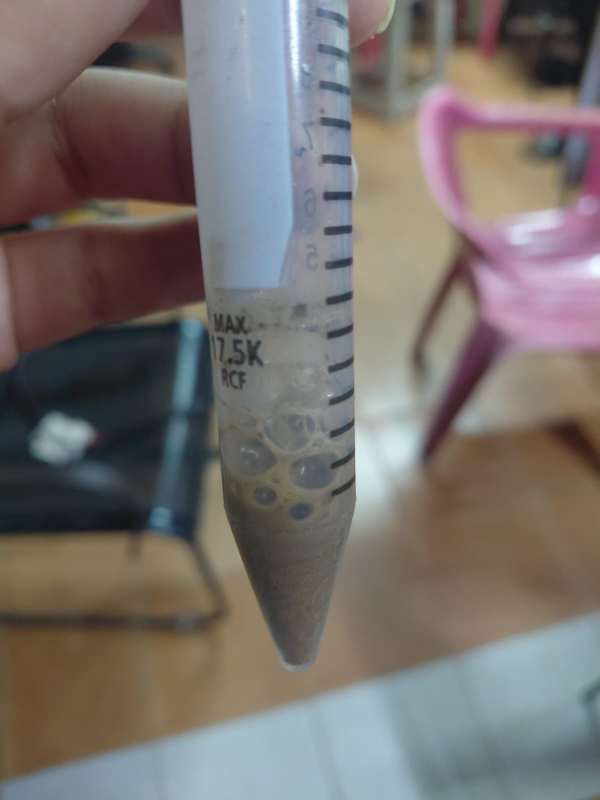
//> input picture mpu/detection/h202_test/image.jpeg, 1200 x 1600 px (shown at 1/2 size)
$ ./bubble_detect image.jpeg   (built with g++ and OpenCV 4)
//> lines starting //> are read from the running program, lines starting //| are printed output that depends on the picture; after the words box and inside, x2 and y2 are one past the last pixel; in counts of white or black regions, pixels touching at a corner belong together
// bubble_detect.cpp
// Standalone bubble detector for peroxide tests on soil samples in clear test tubes.
// Works on a SINGLE image. Printed text / scale ticks on the tube are detected and ignored.
//
// Build:
//   g++ -O2 -std=c++17 bubble_detect.cpp -o bubble_detect $(pkg-config --cflags --libs opencv4)
//
// Usage:
//   ./bubble_detect image.jpg [more.jpg ...] [options]
//
// Options:
//   --roi x,y,w,h     Region of interest in original image pixels. Put it INSIDE the tube walls,
//                     from the liquid surface down to just above the soil.
//   --select          Choose the ROI with the mouse on the first image (needs a display).
//   --out dir         Folder for overlay images (default: bubble_out)
//   --zoom F          Overlay magnification (default 1.0)
//   --contrast F      Minimum bubble contrast (default 1.2). Lower = more bubbles, more false hits.
//   --min-r N         Smallest bubble radius in px (default 8)
//   --max-r N         Largest bubble radius in px (default 65)
//   --mark-dark N     Gray level below which thin strokes count as printed marks (default 85).
//                     0 disables mark removal.
//   --mark-k N        Stroke-width kernel for marks (default 17). Raise if your camera resolution
//                     is higher and the tick marks are thicker than ~15 px.
//   --json            One JSON object per image instead of a text line
//   --show            Show the overlay window (needs a display)
//
// How it works:
//   1. Thin dark strokes (text, ticks) are found with a black-hat filter and inpainted away.
//   2. A "bubble-ness" map is built: bubble interiors are darker and bluer (less yellow) than the
//      surrounding film. Local lighting trends are subtracted.
//   3. A multi-scale Laplacian-of-Gaussian finds round blobs of any size, including overlapping ones.
//   4. Each candidate is validated with 36 rays: a real bubble has a closed boundary at a consistent
//      radius all around it. Tube walls, smudges and inpainted marks fail this test.
//   5. Overlaps are resolved, coverage and a fizz score are computed.
//
// Overlay: green circles = bubbles, blue tint = printed marks that were ignored.

#include <opencv2/opencv.hpp>

#include <algorithm>
#include <cmath>
#include <cstdio>
#include <filesystem>
#include <iostream>
#include <sstream>
#include <string>
#include <vector>

namespace fs = std::filesystem;
using namespace cv;
using namespace std;

// =============================================================================
//                           DETECTOR (reusable part)
// =============================================================================

struct Config {
    int    maxWorkH     = 700;    // ROI taller than this is shrunk to it (never enlarged)
    double minR         = 8.0;    // bubble radius limits, px in working image
    double maxR         = 65.0;
    double minContrast  = 1.2;    // inside-vs-surroundings contrast of the bubble-ness map
    double minSupport   = 0.70;   // fraction of rays that must find the bubble boundary
    double maxSpread    = 0.35;   // max relative spread of boundary radius (roundness)
    double maxMarkFrac  = 0.10;   // max fraction of a bubble allowed to overlap removed marks
    double logThresh    = 0.30;   // LoG response threshold for candidates

    int    markDark     = 85;     // printed marks: gray below this ...
    int    markBh       = 30;     // ... and black-hat response above this ...
    int    markKernel   = 17;     // ... with stroke width below about this
    int    markDilate   = 9;

    double coverageFull = 0.25;   // fraction of ROI covered that counts as "full"
    double countFull    = 15.0;   // bubble count that counts as "full"

    double zoom         = 1.0;    // overlay magnification
};

struct Bubble {
    float  x, y, r;               // in working-image pixels
    double contrast;
};

struct BubbleResult {
    vector<Bubble> bubbles;
    int    count    = 0;
    double coverage = 0.0;        // fraction of ROI covered by bubbles (0..1)
    double score    = 0.0;        // 0..1
    string label    = "NONE";     // NONE / WEAK / MODERATE / STRONG
    Mat    overlay;               // annotated ROI (BGR)
};

static double clamp01(double v) { return max(0.0, min(1.0, v)); }

static string labelFor(double score) {
    if (score < 0.15) return "NONE";
    if (score < 0.40) return "WEAK";
    if (score < 0.70) return "MODERATE";
    return "STRONG";
}

static inline float sampleBilinear(const Mat& m, float x, float y) {
    x = min(max(x, 0.f), (float)(m.cols - 1));
    y = min(max(y, 0.f), (float)(m.rows - 1));
    int x0 = (int)floor(x), y0 = (int)floor(y);
    int x1 = min(x0 + 1, m.cols - 1), y1 = min(y0 + 1, m.rows - 1);
    float fx = x - x0, fy = y - y0;
    float a = m.at<float>(y0, x0), b = m.at<float>(y0, x1);
    float c = m.at<float>(y1, x0), d = m.at<float>(y1, x1);
    return (a * (1 - fx) + b * fx) * (1 - fy) + (c * (1 - fx) + d * fx) * fy;
}

// Step 1: find thin dark strokes (text, scale ticks), paint them out.
static Mat removeMarks(const Mat& bgr, const Config& cfg, Mat& marks) {
    marks = Mat::zeros(bgr.size(), CV_8UC1);
    if (cfg.markDark <= 0) return bgr.clone();

    Mat gray;
    cvtColor(bgr, gray, COLOR_BGR2GRAY);

    int k = cfg.markKernel | 1;
    Mat bh;
    morphologyEx(gray, bh, MORPH_BLACKHAT, getStructuringElement(MORPH_ELLIPSE, Size(k, k)));

    Mat dark = gray < cfg.markDark;
    Mat thin = bh > cfg.markBh;
    bitwise_and(dark, thin, marks);

    int d = cfg.markDilate | 1;
    dilate(marks, marks, getStructuringElement(MORPH_ELLIPSE, Size(d, d)));

    if (countNonZero(marks) == 0) return bgr.clone();
    Mat clean;
    inpaint(bgr, marks, clean, 5, INPAINT_TELEA);
    return clean;
}

// Step 2: "bubble-ness" map. High where the image is darker and less yellow than its surroundings.
static Mat buildFeature(const Mat& clean) {
    Mat lab;
    cvtColor(clean, lab, COLOR_BGR2Lab);
    vector<Mat> ch;
    split(lab, ch);

    Mat L, B;
    ch[0].convertTo(L, CV_32F);
    ch[2].convertTo(B, CV_32F);
    GaussianBlur(L, L, Size(0, 0), 1.5);
    GaussianBlur(B, B, Size(0, 0), 3.0);

    auto zscore = [](Mat& m) {
        Scalar mu, sd;
        meanStdDev(m, mu, sd);
        m = (m - mu[0]) / (sd[0] + 1e-6);
    };
    zscore(L);
    zscore(B);

    Mat F = -0.5 * L - B;
    Mat base;
    GaussianBlur(F, base, Size(0, 0), 40.0);   // remove slow lighting / colour gradients
    F = F - base;
    return F;
}

struct Analysis {
    double contrast = 0, support = 0, spread = 9, radius = 0;
};

// Step 4: ray-based validation of one candidate circle.
static bool analyseCandidate(const Mat& F, float cx, float cy, float r, Analysis& out) {
    const int NA = 36;
    vector<float> ts;
    for (float t = 0.3f * r; t < 1.9f * r; t += 1.0f) ts.push_back(t);
    const int T = (int)ts.size();
    if (T < 4) return false;

    vector<float> P((size_t)NA * T);
    double finSum = 0, ringSum = 0;
    int finN = 0, ringN = 0;

    for (int a = 0; a < NA; ++a) {
        double ang = 2.0 * CV_PI * a / NA;
        float ca = (float)cos(ang), sa = (float)sin(ang);
        for (int i = 0; i < T; ++i) {
            float v = sampleBilinear(F, cx + ts[i] * ca, cy + ts[i] * sa);
            P[(size_t)a * T + i] = v;
            if (ts[i] <= 0.6f * r) { finSum += v; ++finN; }
            if (ts[i] >= 1.25f * r && ts[i] <= 1.7f * r) { ringSum += v; ++ringN; }
        }
    }
    if (finN == 0 || ringN == 0) return false;

    double fin = finSum / finN, ring = ringSum / ringN;
    out.contrast = fin - ring;
    double mid = 0.5 * (fin + ring);

    vector<double> found;
    for (int a = 0; a < NA; ++a) {
        for (int i = 0; i < T; ++i) {
            if (ts[i] < 0.5f * r) continue;
            if (P[(size_t)a * T + i] < mid) { found.push_back(ts[i]); break; }
        }
    }
    out.support = (double)found.size() / NA;
    if (found.size() < 8) { out.spread = 9; out.radius = r; return true; }

    vector<double> sorted = found;
    sort(sorted.begin(), sorted.end());
    size_t n = sorted.size();
    double med = (n % 2) ? sorted[n / 2] : 0.5 * (sorted[n / 2 - 1] + sorted[n / 2]);

    double mean = 0;
    for (double v : found) mean += v;
    mean /= n;
    double var = 0;
    for (double v : found) var += (v - mean) * (v - mean);
    var /= n;

    out.radius = med;
    out.spread = sqrt(var) / med;
    return true;
}

struct Cand { float resp; int x, y; float r; };

// Main entry point.
//   bgr : full image (BGR)
//   roi : region in original pixels (empty Rect = whole image)
BubbleResult detectBubbles(const Mat& bgr, Rect roi, const Config& cfg = Config()) {
    BubbleResult res;
    CV_Assert(!bgr.empty());

    Rect full(0, 0, bgr.cols, bgr.rows);
    if (roi.area() <= 0) roi = full;
    roi &= full;
    CV_Assert(roi.width > 20 && roi.height > 20);

    // Crop; shrink only if very tall, never enlarge
    Mat raw = bgr(roi).clone();
    if (cfg.maxWorkH > 0 && raw.rows > cfg.maxWorkH) {
        double s = (double)cfg.maxWorkH / raw.rows;
        resize(raw, raw, Size(), s, s, INTER_AREA);
    }
    const int H = raw.rows, W = raw.cols;

    Mat marks;
    Mat clean = removeMarks(raw, cfg, marks);
    Mat F = buildFeature(clean);

    // ---- Step 3: multi-scale LoG candidates ----
    const vector<double> sigmas = {5, 6.5, 8, 10, 12.5, 15, 18, 22, 27, 33};
    const int NS = (int)sigmas.size();
    vector<Mat> stack(NS), mx(NS);
    for (int i = 0; i < NS; ++i) {
        Mat G, lap;
        GaussianBlur(F, G, Size(0, 0), sigmas[i]);
        Laplacian(G, lap, CV_32F, 3);
        stack[i] = lap * (-(float)(sigmas[i] * sigmas[i]));
        dilate(stack[i], mx[i], Mat::ones(9, 9, CV_8U));
    }

    vector<Cand> cands;
    for (int si = 0; si < NS; ++si) {
        int s0 = max(0, si - 1), s1 = min(NS - 1, si + 1);
        for (int y = 0; y < H; ++y) {
            const float* cur = stack[si].ptr<float>(y);
            const float* cmx = mx[si].ptr<float>(y);
            for (int x = 0; x < W; ++x) {
                float v = cur[x];
                if (v <= (float)cfg.logThresh) continue;
                if (v < cmx[x] - 1e-6f) continue;
                bool isMax = true;
                for (int sj = s0; sj <= s1; ++sj)
                    if (stack[sj].at<float>(y, x) > v + 1e-6f) { isMax = false; break; }
                if (!isMax) continue;
                cands.push_back({v, x, y, (float)(sigmas[si] * sqrt(2.0))});
            }
        }
    }

    // ---- Step 4: validate ----
    struct Good { double contrast, radius; int x, y; };
    vector<Good> good;
    for (const Cand& c : cands) {
        if (c.r < (float)cfg.minR) continue;

        Analysis an;
        if (!analyseCandidate(F, (float)c.x, (float)c.y, c.r, an)) continue;
        double rr = an.radius;

        if (an.contrast < cfg.minContrast) continue;
        if (an.support < cfg.minSupport) continue;
        if (an.spread > cfg.maxSpread) continue;
        if (rr < cfg.minR || rr > cfg.maxR) continue;

        // The circle must lie (mostly) inside the ROI
        if (c.x - 0.5 * rr < 0 || c.x + 0.5 * rr > W || c.y - 0.5 * rr < 0 || c.y + 0.5 * rr > H) continue;

        // Reject anything sitting on removed printed marks (inpainting leaves artefacts there)
        int x0 = max(0, (int)floor(c.x - rr)), x1 = min(W - 1, (int)ceil(c.x + rr));
        int y0 = max(0, (int)floor(c.y - rr)), y1 = min(H - 1, (int)ceil(c.y + rr));
        long tot = 0, onMark = 0;
        for (int y = y0; y <= y1; ++y)
            for (int x = x0; x <= x1; ++x) {
                double dx = x - c.x, dy = y - c.y;
                if (dx * dx + dy * dy <= rr * rr) {
                    ++tot;
                    if (marks.at<uchar>(y, x)) ++onMark;
                }
            }
        if (tot == 0 || (double)onMark / tot >= cfg.maxMarkFrac) continue;

        good.push_back({an.contrast, rr, c.x, c.y});
    }

    // ---- Step 5: overlap resolution (prefer high contrast, favour larger bubbles) ----
    sort(good.begin(), good.end(), [](const Good& a, const Good& b) {
        return a.contrast * sqrt(a.radius) > b.contrast * sqrt(b.radius);
    });
    for (const Good& g : good) {
        bool dup = false;
        for (const Bubble& k : res.bubbles)
            if (hypot(g.x - k.x, g.y - k.y) < 0.8 * max(g.radius, (double)k.r)) { dup = true; break; }
        if (!dup) res.bubbles.push_back({(float)g.x, (float)g.y, (float)g.radius, g.contrast});
    }
    res.count = (int)res.bubbles.size();

    Mat cov = Mat::zeros(H, W, CV_8UC1);
    for (const Bubble& b : res.bubbles) circle(cov, Point(cvRound(b.x), cvRound(b.y)), cvRound(b.r), Scalar(255), FILLED);
    res.coverage = (double)countNonZero(cov) / ((double)H * W);

    res.score = 0.6 * clamp01(res.coverage / cfg.coverageFull) + 0.4 * clamp01(res.count / cfg.countFull);
    res.label = labelFor(res.score);

    // ---- Overlay on the ORIGINAL (not inpainted) crop ----
    const double Z = cfg.zoom > 0 ? cfg.zoom : 1.0;
    Mat ov;
    resize(raw, ov, Size(), Z, Z, Z >= 1.0 ? INTER_LINEAR : INTER_AREA);

    if (countNonZero(marks) > 0) {
        Mat mBig;
        resize(marks, mBig, ov.size(), 0, 0, INTER_NEAREST);
        Mat tint = ov.clone();
        tint.setTo(Scalar(255, 120, 0), mBig);
        addWeighted(tint, 0.35, ov, 0.65, 0, ov);
    }
    int idx = 1;
    for (const Bubble& b : res.bubbles) {
        Point c(cvRound(b.x * Z), cvRound(b.y * Z));
        circle(ov, c, cvRound(b.r * Z), Scalar(0, 255, 0), 2, LINE_AA);
        putText(ov, to_string(idx++), Point(c.x - 6, c.y + 5), FONT_HERSHEY_SIMPLEX, 0.45, Scalar(0, 0, 0), 3, LINE_AA);
        putText(ov, to_string(idx - 1), Point(c.x - 6, c.y + 5), FONT_HERSHEY_SIMPLEX, 0.45, Scalar(255, 255, 255), 1, LINE_AA);
    }
    string txt = res.label + " " + format("%.2f", res.score) + "  bubbles=" + to_string(res.count);
    putText(ov, txt, Point(6, 20), FONT_HERSHEY_SIMPLEX, 0.55, Scalar(0, 0, 0), 4, LINE_AA);
    putText(ov, txt, Point(6, 20), FONT_HERSHEY_SIMPLEX, 0.55, Scalar(255, 255, 255), 1, LINE_AA);
    res.overlay = ov;

    return res;
}

// =============================================================================
//                              TEST HARNESS
// =============================================================================

// [35 lines left out: functions parseRect, selectRoiInteractive, jsonFor, not called in this run]

int main(int argc, char** argv) {
    vector<string> images;
    string outDir = "bubble_out";
    Rect roi;
    bool select = false, asJson = false, show = false;
    Config cfg;

    for (int i = 1; i < argc; ++i) {
        string a = argv[i];
        auto next = [&](const char* name) -> string {
            if (i + 1 >= argc) { cerr << "Missing value for " << name << "\n"; exit(2); }
            return argv[++i];
        };
        if      (a == "--roi")       roi = parseRect(next("--roi"));
        else if (a == "--select")    select = true;
        else if (a == "--out")       outDir = next("--out");
        else if (a == "--zoom")      cfg.zoom = stod(next("--zoom"));
        else if (a == "--contrast")  cfg.minContrast = stod(next("--contrast"));
        else if (a == "--min-r")     cfg.minR = stod(next("--min-r"));
        else if (a == "--max-r")     cfg.maxR = stod(next("--max-r"));
        else if (a == "--mark-dark") cfg.markDark = stoi(next("--mark-dark"));
        else if (a == "--mark-k")    cfg.markKernel = stoi(next("--mark-k"));
        else if (a == "--json")      asJson = true;
        else if (a == "--show")      show = true;
        else if (a.rfind("--", 0) == 0) { cerr << "Unknown option: " << a << "\n"; return 2; }
        else images.push_back(a);
    }

    if (images.empty()) {
        cerr << "Usage: " << argv[0] << " image.jpg [more.jpg ...] [--roi x,y,w,h] [--select] [--out dir] "
             << "[--zoom F] [--contrast F] [--min-r N] [--max-r N] [--mark-dark N] [--mark-k N] [--json] [--show]\n";
        return 2;
    }

    error_code ec;
    fs::create_directories(outDir, ec);

    bool first = true;
    for (const string& path : images) {
        Mat img = imread(path);
//> img is the input picture: 1600 rows x 1200 cols, CV_8UC3; mean B, G, R 108.7, 112.5, 118.6
        if (img.empty()) { cerr << "Cannot read image: " << path << "\n"; continue; }

        if (first && select) {
            Rect r = selectRoiInteractive(img);
            if (r.area() > 0) {
                roi = r;
                cerr << "Selected ROI: --roi " << roi.x << "," << roi.y << "," << roi.width << "," << roi.height << "\n";
            }
        }
        first = false;

        BubbleResult r;
        try {
            r = detectBubbles(img, roi, cfg);
//> in detectBubbles, `double s = (double)cfg.maxWorkH / raw.rows;`: s = 0.438
//> in removeMarks, `cvtColor(bgr, gray, COLOR_BGR2GRAY);`:
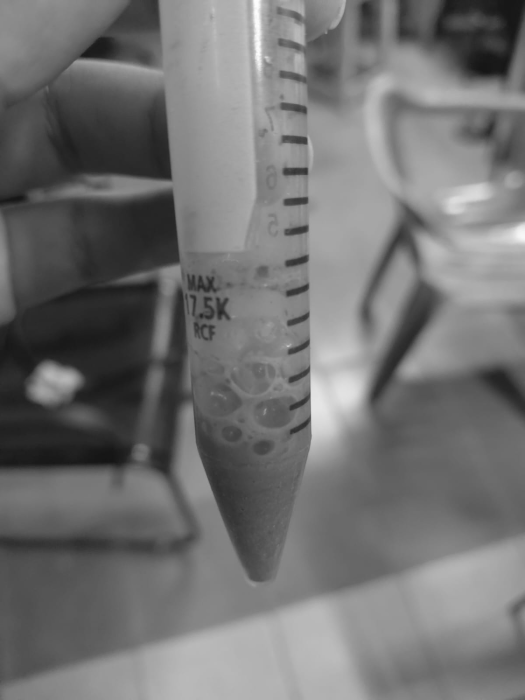
//> gray: 700 rows x 525 cols, CV_8UC1; min 20, max 253, mean 113.9
//> in removeMarks, `int k = cfg.markKernel | 1;`: k = 17
//> in removeMarks, `Mat dark = gray < cfg.markDark;`:
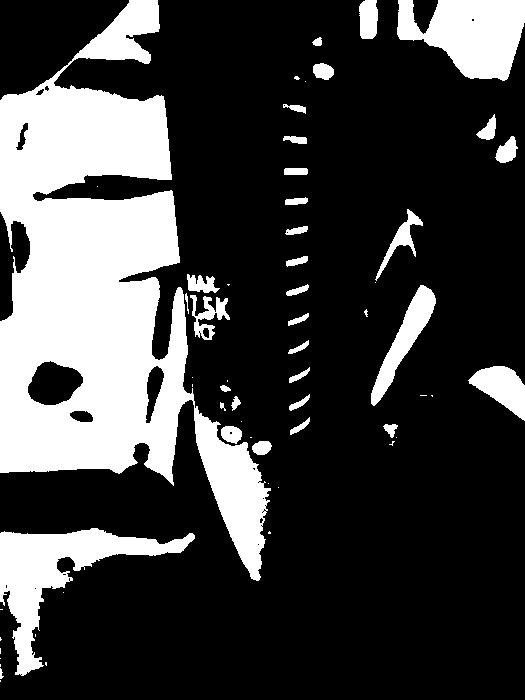
//> dark: 700 rows x 525 cols, CV_8UC1; 25.2% white; 60 white regions (27 under 20 px), largest, box (x1, y1, x2, y2) and area: (0, 0, 271, 581) 67377, (0, 528, 195, 676) 8262, (397, 0, 525, 81) 6959
//> in removeMarks, `int d = cfg.markDilate | 1;`: d = 9
//> in buildFeature, `Mat F = -0.5 * L - B;`:
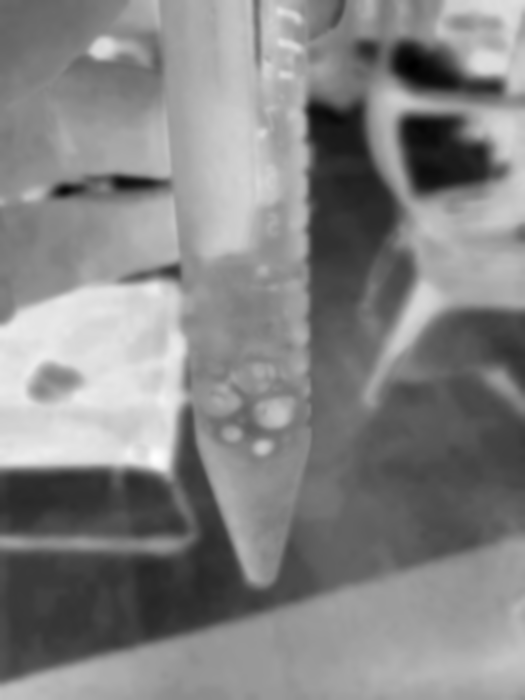
//> F: 700 rows x 525 cols, CV_32FC1; min -2.63, max 2.43, mean -2.93e-07; drawn with min black and max white
//> in buildFeature, `GaussianBlur(F, base, Size(0, 0), 40.0);`:
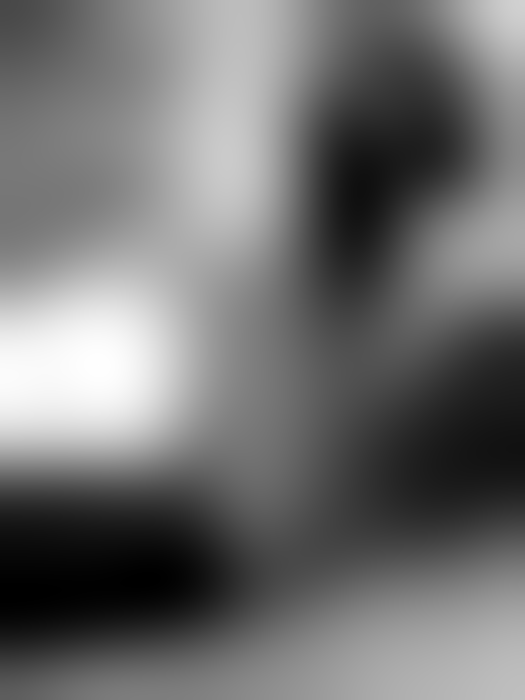
//> base: 700 rows x 525 cols, CV_32FC1; min -1.22, max 1.54, mean -0.0003; drawn with min black and max white
//> the loop in detectBubbles, `for (int i = 0; i < NS; ++i)` made 10 passes
//> pass 1, in detectBubbles, `Laplacian(G, lap, CV_32F, 3);`:
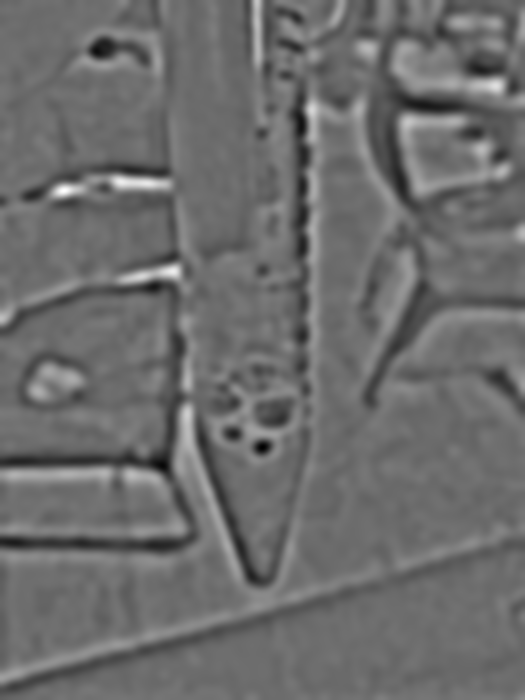
//> lap: 700 rows x 525 cols, CV_32FC1; min -0.134, max 0.18, mean 1.11e-05; drawn with min black and max white
//> pass 2, in detectBubbles, `GaussianBlur(F, G, Size(0, 0), sigmas[i]);`:
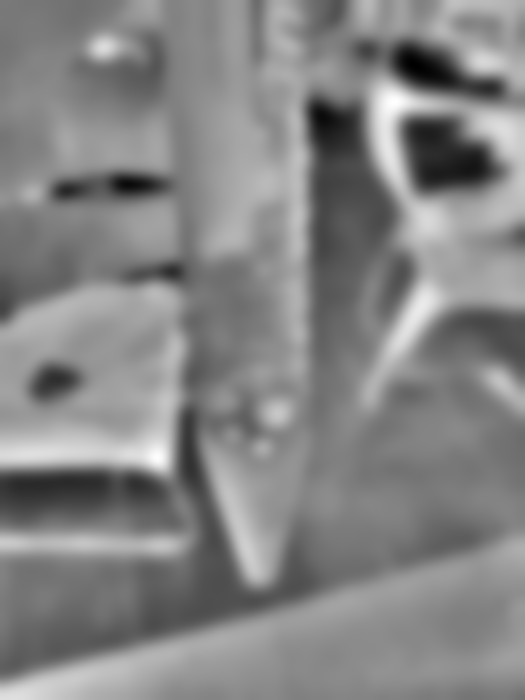
//> G: 700 rows x 525 cols, CV_32FC1; min -1.95, max 1.8, mean 0.000373; drawn with min black and max white
//> after the loop in detectBubbles, `for (int si = 0; si < NS; ++si)`: cands = 371 items
//> the loop in detectBubbles, `for (const Cand& c : cands)` made 371 passes
//> rr on passes 81 to 88: 7.76, 7.76, 7.76, 7.76, 8.76, 10.76, 7.76, 8.76
//> after the loop in detectBubbles, `for (const Cand& c : cands)`: good = 13 items
//> the loop in detectBubbles, `for (const Good& g : good)` made 13 passes
//> dup on passes 1 to 8: false, false, false, false, false, false, true, true
//> in detectBubbles, `res.count = (int)res.bubbles.size();`: res.count = 9
//> the loop in detectBubbles, `for (const Bubble& b : res.bubbles) circle(cov, Point(cvRound(b.x), cv..` made 9 passes
//> after the loop in detectBubbles, `for (const Bubble& b : res.bubbles) circle(cov, Point(cvRound(b.x), cv..`:
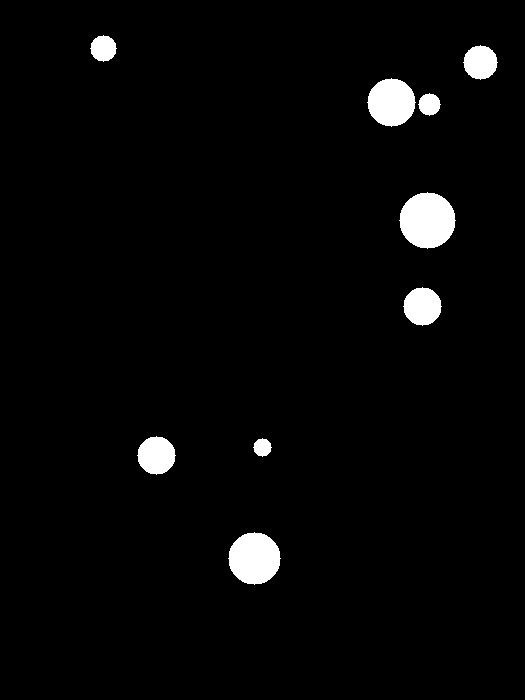
//> cov: 700 rows x 525 cols, CV_8UC1; 2.9% white; 9 white regions, largest, box (x1, y1, x2, y2) and area: (399, 192, 456, 249) 2453, (228, 532, 281, 585) 2121, (367, 78, 416, 127) 1793
//> in detectBubbles, `res.coverage = (double)countNonZero(cov) / ((double)H * W);`: res.coverage = 0.0291
//> (the rest of the program and of its run is left out)
